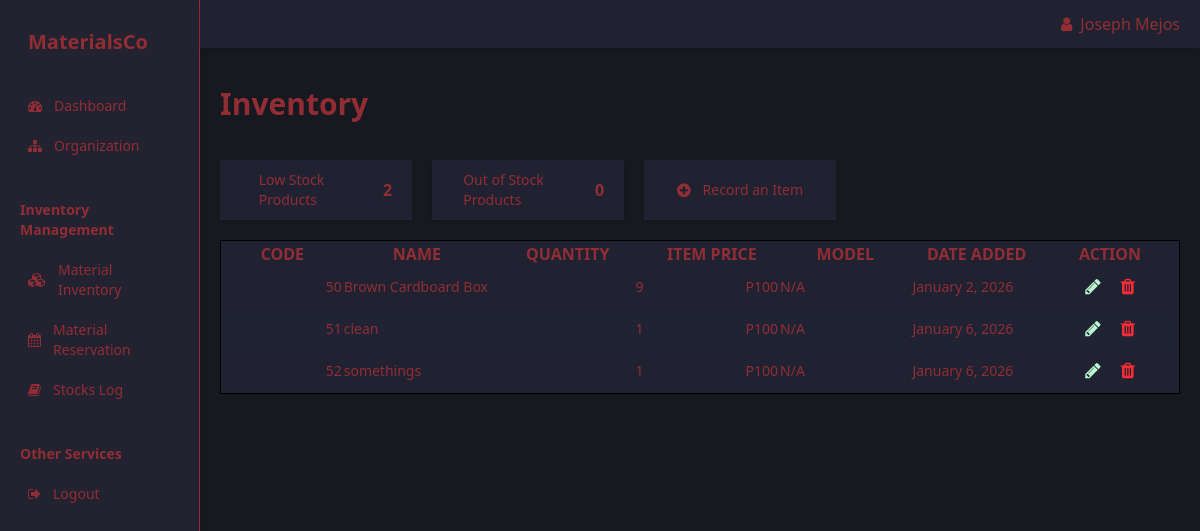
The app's page /Inventory.php (signed in) with its own data.
### tables this page shows
CREATE TABLE `inventory` (
  `MATERIAL_ID` int(11) NOT NULL,
  `USER_ID` int(11) DEFAULT NULL,
  `MATERIAL_NAME` varchar(100) DEFAULT NULL,
  `QUANTITY` int(11) DEFAULT NULL,
  `PRICE` int(11) DEFAULT NULL,
  `SIZE` varchar(11) DEFAULT NULL,
  `MODEL` varchar(50) DEFAULT NULL,
  `DATE_ADDED` date NOT NULL DEFAULT current_timestamp(),
  `IS_ACTIVE` tinyint(1) NOT NULL DEFAULT 1
);

### Classes/Dbh.Class.php (called while the page is built)
<?php
class Dbh {
    private $host = "localhost";
    private $user = "root";
    private $pass = "";
    private $db = "materialcodb";
    protected function connection(){
        try{
            $dsn = 'mysql:host='. $this->host . ';dbname=' . $this->db;
            $pdo = new PDO($dsn, $this->user, $this->pass);
            $pdo->setAttribute(PDO::ATTR_DEFAULT_FETCH_MODE, PDO::FETCH_ASSOC);
            return $pdo;
        }catch(PDOException $e){
            echo "Error:" . $e->getMessage() . "<br>";
            die();
        }
    }
}

### Classes/Items.Class.php (called while the page is built, shortened)
<?php
include_once __DIR__ . '/Dbh.Class.php';
class Items extends Dbh {
    protected function countLowStocks($userID){
        $lowStockLimit = 5;
        $query = "
            SELECT COUNT(*) AS low_stock_count
            FROM inventory
            WHERE USER_ID = ?
            AND QUANTITY <= ?
            AND IS_ACTIVE = 1
        ";
        $stmt = $this->connection()->prepare($query);
        if (!$stmt->execute([$userID, $lowStockLimit])) {
            return 0;
        }
        return (int) $stmt->fetch(PDO::FETCH_ASSOC)['low_stock_count'];
    }
    protected function countOutOfStocks($userID){
        $StockLimit = 0;
        $query = "
            SELECT COUNT(*) AS out_of_stock_count
            FROM inventory
            WHERE USER_ID = ?
            AND QUANTITY = ?
            AND IS_ACTIVE = 1
        ";
        $stmt = $this->connection()->prepare($query);
        if (!$stmt->execute([$userID, $StockLimit])) {
            return 0;
        }
        return (int) $stmt->fetch(PDO::FETCH_ASSOC)['out_of_stock_count'];
    }
    protected function getInventory($userID) {
        $query = "SELECT * FROM inventory WHERE USER_ID = ? && IS_ACTIVE = 1";
        $stmt = $this->connection()->prepare($query);
        if (!$stmt->execute([$userID])) {
            return false;
        }
        return $stmt->fetchAll(PDO::FETCH_ASSOC);
    }
}

### Classes/ItemsView.Class.php (called while the page is built, shortened)
<?php
class ItemsView extends ItemsCntrl{
    public function viewInventory($userID){
        return $this->getInventory($userID);
    }
    public function viewLowStockCount($userID){
        return $this->countLowStocks($userID);
    }
    public function viewOutOfStockCount($userID){
        return $this->countOutOfStocks($userID);
    }
}

### Inventory.php (the view, shortened to what this page needs)
<body>
    <?php
        include __DIR__ . "/Inclusions/Head.php";
        include __DIR__ . "/Classes/Dbh.Class.php";
        include __DIR__ . "/Classes/ItemsView.Class.php";
        $itemsView = new ItemsView();
        $USER_ID = $_SESSION['USER_ID'];
        $materials = $itemsView->viewInventory($USER_ID);
        $lowstockCount = $itemsView->viewLowStockCount($USER_ID);
        $outofstockCount = $itemsView->viewOutOfStockCount($USER_ID)
    ?>
    <div id="BodyDiv" class="w-full h-full flex bg-[171921] text-[922D34]">
        <div class="w-1/5">
            <?php
                include __DIR__ . "/Inclusions/sidebar.php";
            ?>
        </div>
        <div class="w-full flex flex-col gap-5">
            <div>
                <?php include __DIR__ . "/Inclusions/navbar.php";?>
            </div>
            <div class="w-full h-20 my-2 px-5 text-3xl font-bold flex items-center">
                <h1>Inventory</h1>
            </div>
            <div class="flex px-5 justify-start gap-5">
                <div class="w-1/5 h-15 bg-[202231] shadow-sm flex">
                    <div class="w-70 flex justify-center items-center">
                        <p class="text-sm">Low Stock <br> Products</p>
                    </div>
                    <div class="flex justify-center items-center w-1/2">
                        <p class="text-md font-bold"><?php echo $lowstockCount; ?></p>
                    </div>
                </div>
                <div class="w-1/5 h-15 bg-[202231] shadow-sm flex">
                    <div class="w-70 flex justify-center items-center">
                        <p class="text-sm">Out of Stock <br> Products</p>
                    </div>
                    <div class="flex justify-center items-center w-1/2">
                        <p class="text-md font-bold"><?php echo $outofstockCount; ?></p>
                    </div>
                </div>
                <div id="showInventory" class="w-1/5 h-15 bg-[202231] shadow-sm flex">
                    <div class="w-70 flex justify-center items-center gap-3 hover:cursor-pointer">
                        <i class="fa fa-plus-circle text-xl"></i>
                        <p class="text-sm">Record an Item</p>
                    </div>
                </div>
            </div>
            <div class="h-full w-full px-5">
                <table id="inventoryTable" class="table-auto bg-[#202231] border-separate border h-fit max-h-full">
                    <thead>
                        <tr class="text-md">
                            <th class="w-md  text-[922D34]">CODE</th>
                            <th class="w-md  text-[922D34]">NAME</th>
                            <th class="w-md  text-[922D34]">QUANTITY</th>
                            <th class="w-lg  text-[922D34]">ITEM PRICE</th>
                            <th class="w-md  text-[922D34]">MODEL</th>
                            <th class="w-md  text-[922D34]">DATE ADDED</th>
                            <th class="w-md  text-[922D34]">ACTION</th>
                        </tr>
                    </thead>
                    <tbody>
                        <?php foreach ($materials as $row): ?>
                            <tr class="odd:bg-[#202231] even:bg-[#202333] text-[#922D34] border border-0 h-10 text-sm">
                                <td class="text-end"><?= htmlspecialchars($row['MATERIAL_ID']) ?></td>
                                <td><?= htmlspecialchars($row['MATERIAL_NAME']) ?></td>
                                <td class="text-end"><?= htmlspecialchars($row['QUANTITY']) ?></td>
                                <td class="text-end">P<?= htmlspecialchars($row['PRICE']) ?></td>
                                <td><?= htmlspecialchars($row['MODEL']) ?></td>
                                <td><?= htmlspecialchars(date('F j, Y', strtotime($row['DATE_ADDED']))) ?></td>
                                <td>
                                    <div class="flex justify-center items-center gap-5 text-lg">
                                        <div class="cursor-pointer text-green-200" onclick="document.getElementById('updateModal<?= $row['MATERIAL_ID'] ?>').showModal()">
                                            <i class="fa fa-pencil text-lg"></i>
                                        </div>
                                        <div class="cursor-pointer" onclick="document.getElementById('deleteModal<?= $row['MATERIAL_ID'] ?>').showModal()">
                                            <i class="fa fa-trash text-lg text-red-500"></i>
                                        </div>
                                    </div>
                                </td>
                            </tr>
                        <?php endforeach; ?>
                    </tbody>
                </table>
            </div>
        </div>
    </div>
</body>

### records on screen
inventory: MATERIAL_ID "50", MATERIAL_NAME "Brown Cardboard Box", QUANTITY "9", PRICE "100", MODEL "N/A", DATE_ADDED "January 2, 2026"
inventory: MATERIAL_ID "51", MATERIAL_NAME "clean", QUANTITY "1", PRICE "100", MODEL "N/A", DATE_ADDED "January 6, 2026"
inventory: MATERIAL_ID "52", MATERIAL_NAME "somethings", QUANTITY "1", PRICE "100", MODEL "N/A", DATE_ADDED "January 6, 2026"

### other values on screen
$_SESSION['NAME'] "Joseph Mejos"
$lowstockCount "2"
$outofstockCount "0"
